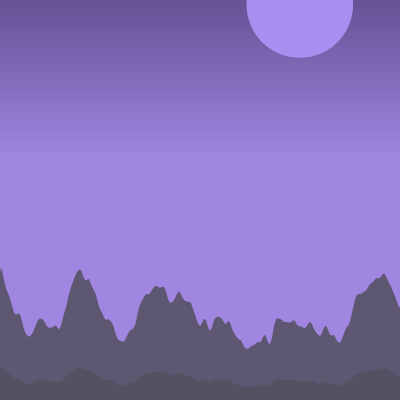
Frame 1 (no input)
Frame 60 (no input): identical to frame 1, image omitted
Frame 120 (the mouse pressed at the canvas centre since frame 60): identical to frame 1, image omitted

The p5.js sketch that drew this single still picture (run headless with seeded random() and noise() and a simulated clock; from frame 60 on, the mouse is pressed at the canvas centre):

// p5.js sketch
// ── sketch.js
// Based on:
//  - https://twitter.com/muted_mountains
//  - https://jonoshields.com/2017/03/29/creating-procedurally-generated-scenes/
//  - 
//
// TODO:
// - [done] generate background
// - if light enough, draw sun
// - add moon (diff variations)
// - add stars
// - add trees
// - add clouds
// - generate based on FFT

let topColor;
let bottomColor;
let sun;
let mountainRange;
let mountainRange2;

// Pick the sky colors, then build a sun and two layered mountain ranges.
function setup() {
  createCanvas(400, 400);
  // Accessibility: text description of the canvas for screen readers
  // https://p5js.org/reference/p5/describe/
  describe("A procedurally generated landscape with a gradient sky, a sun, and two layered ranges of Perlin-noise mountain silhouettes.");
  colorMode(HSB, 255);

  topColor = getRandomTopBGColor();
  bottomColor = color(hue(topColor), saturation(topColor) * 0.9, brightness(topColor) * 1.5);
  sun = new Sun(topColor);
  mountainRange = new MountainRange(50, topColor);
  mountainRange2 = new MountainRange(200, topColor);
  mountainRange2.fillColor = color(hue(topColor), saturation(topColor) * 0.5, brightness(topColor) * 0.75);
}

// Each frame: redraw sky, sun, then the ranges far-to-near.
function draw() {
  drawBackground(topColor, bottomColor);
  sun.draw();
  mountainRange2.draw();
  mountainRange.draw();
}

// Returns a random sky color: a random hue at a fixed saturation/brightness.
function getRandomTopBGColor() {
  colorMode(HSB, 255);
  let hue = random(0, 255);
  return color(hue, 115, 150);
}

// Fills the canvas with a vertical top-to-bottom gradient sky.
function drawBackground(top, bottom) {
  // p5js has very limited gradient fill support, so we actually
  // don't use p5js here, we use regular Canvas drawing
  // https://developer.mozilla.org/en-US/docs/Web/API/CanvasRenderingContext2D/createLinearGradient
  let ctx = drawingContext;
  let grd = ctx.createLinearGradient(0, 0, 0, width);
  grd.addColorStop(0, top);
  grd.addColorStop(0.4, bottom);

  let oldFillStyle = ctx.fillStyle; // save old fillstyle to reset
  ctx.fillStyle = grd;
  ctx.fillRect(0, 0, width, height);
  ctx.fillStyle = oldFillStyle;
}


// A randomly sized/placed sun, tinted brighter than the sky.
class Sun extends Shape {

  // Random size and position high in the sky; fill is a brighter sky tint.
  constructor(baseColor) {
    let size = 50 + width * random(0.1, 0.3);
    let xLoc = width * random();
    let yLoc = size * random(-0.2, 0.5);
    super(xLoc, yLoc, size, size);

    this.fillColor = color(hue(topColor), saturation(topColor) * 0.9,
      brightness(topColor) * 1.6);
  }

  // Draws the sun as a filled circle.
  draw() {
    // TODO: maybe make the sun a slight gradient in future too?
    noStroke();
    fill(this.fillColor);
    ellipse(this.x, this.y, this.width, this.height);
  }
}

// A Perlin-noise mountain silhouette spanning the canvas width.
class MountainRange extends Shape {
  // maxMountainHeight sets the band height (taller = peaks reach higher).
  constructor(maxMountainHeight, baseColor) {
    super(0, height - maxMountainHeight, width, maxMountainHeight);
    this.fillColor = color(hue(topColor), saturation(topColor) * 0.4, brightness(topColor) * 0.65);
    
    // 5 is smooth, 10 is kinda rugged, 30 is jagged
    this.jaggedness = 10;
  }
  
  // Trace the ridge as a filled shape, sampling Perlin noise per x to set the
  // peak height at each column (the -20/+21 overshoot keeps the edges flush).
  draw(){
    // perlin noise links:
    // - http://flafla2.github.io/2014/08/09/perlinnoise.html
    // - https://jonoshields.com/2017/03/29/creating-procedurally-generated-scenes/
    // - https://genekogan.com/code/p5js-perlin-noise/
    fill(this.fillColor);


    beginShape();
    vertex(-20, height);
    for (var x = 1; x < width + 20; x++) {
      let nx = map(x, 0, width, 0, this.jaggedness);
      let y = this.height * noise(nx);
      vertex(x, height - y);
    }
    vertex(width+21, height);
    endShape();
  }
}
// ── shape.js
class Shape {
  constructor(x, y, width, height, strokeColor, fillColor) {
    this.x = x;
    this.y = y;
    this.width = width;
    this.height = height;
    this.strokeColor = strokeColor;
    this.fillColor = fillColor;
    this.strokeWeight = 1;
  }

  getLeft() {
    return this.x;
  }

  getRight() {
    return this.x + this.width;
  }

  getTop() {
    return this.y;
  }

  getBottom() {
    return this.y + this.height;
  }

  contains(x, y) {
    return x >= this.x && // check within left edge
      x <= (this.x + this.width) && // check within right edge
      y >= this.y && // check within top edge
      y <= (this.y + this.height); // check within bottom edge
  }
}
